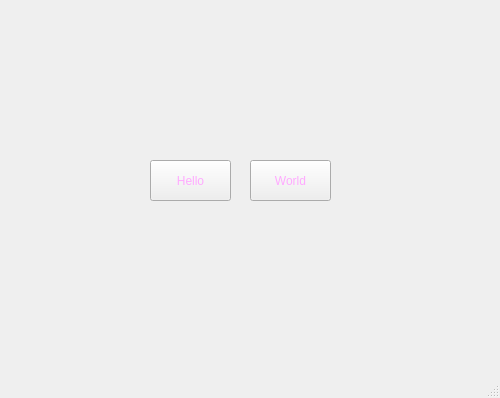
<?xml version="1.0" encoding="UTF-8"?>
<ui version="4.0">
 <class>MainWindow</class>
 <widget class="QMainWindow" name="MainWindow">
  <property name="enabled">
   <bool>true</bool>
  </property>
  <property name="geometry">
   <rect>
    <x>0</x>
    <y>0</y>
    <width>500</width>
    <height>398</height>
   </rect>
  </property>
  <property name="windowTitle">
   <string>MainWindow</string>
  </property>
  <property name="styleSheet">
   <string notr="true">font: 18pt &quot;휴먼엑스포&quot;;
color: rgb(255, 170, 255);</string>
  </property>
  <property name="animated">
   <bool>true</bool>
  </property>
  <widget class="QWidget" name="centralwidget">
   <widget class="QLabel" name="chMessage">
    <property name="geometry">
     <rect>
      <x>160</x>
      <y>20</y>
      <width>161</width>
      <height>121</height>
     </rect>
    </property>
    <property name="font">
     <font>
      <family>휴먼엑스포</family>
      <pointsize>18</pointsize>
      <italic>false</italic>
      <bold>false</bold>
     </font>
    </property>
    <property name="styleSheet">
     <string notr="true">color: rgb(131,123)</string>
    </property>
    <property name="text">
     <string/>
    </property>
    <property name="pixmap">
     <pixmap>../../images/cut.png</pixmap>
    </property>
    <property name="scaledContents">
     <bool>false</bool>
    </property>
    <property name="alignment">
     <set>Qt::AlignmentFlag::AlignCenter</set>
    </property>
   </widget>
   <widget class="QPushButton" name="helloBtn">
    <property name="geometry">
     <rect>
      <x>150</x>
      <y>160</y>
      <width>81</width>
      <height>41</height>
     </rect>
    </property>
    <property name="text">
     <string>Hello</string>
    </property>
   </widget>
   <widget class="QPushButton" name="worldBtn">
    <property name="enabled">
     <bool>true</bool>
    </property>
    <property name="geometry">
     <rect>
      <x>250</x>
      <y>160</y>
      <width>81</width>
      <height>41</height>
     </rect>
    </property>
    <property name="text">
     <string>World</string>
    </property>
   </widget>
  </widget>
  <widget class="QMenuBar" name="menubar">
   <property name="geometry">
    <rect>
     <x>0</x>
     <y>0</y>
     <width>500</width>
     <height>33</height>
    </rect>
   </property>
  </widget>
  <widget class="QStatusBar" name="statusbar"/>
 </widget>
 <resources/>
 <connections/>
</ui>
